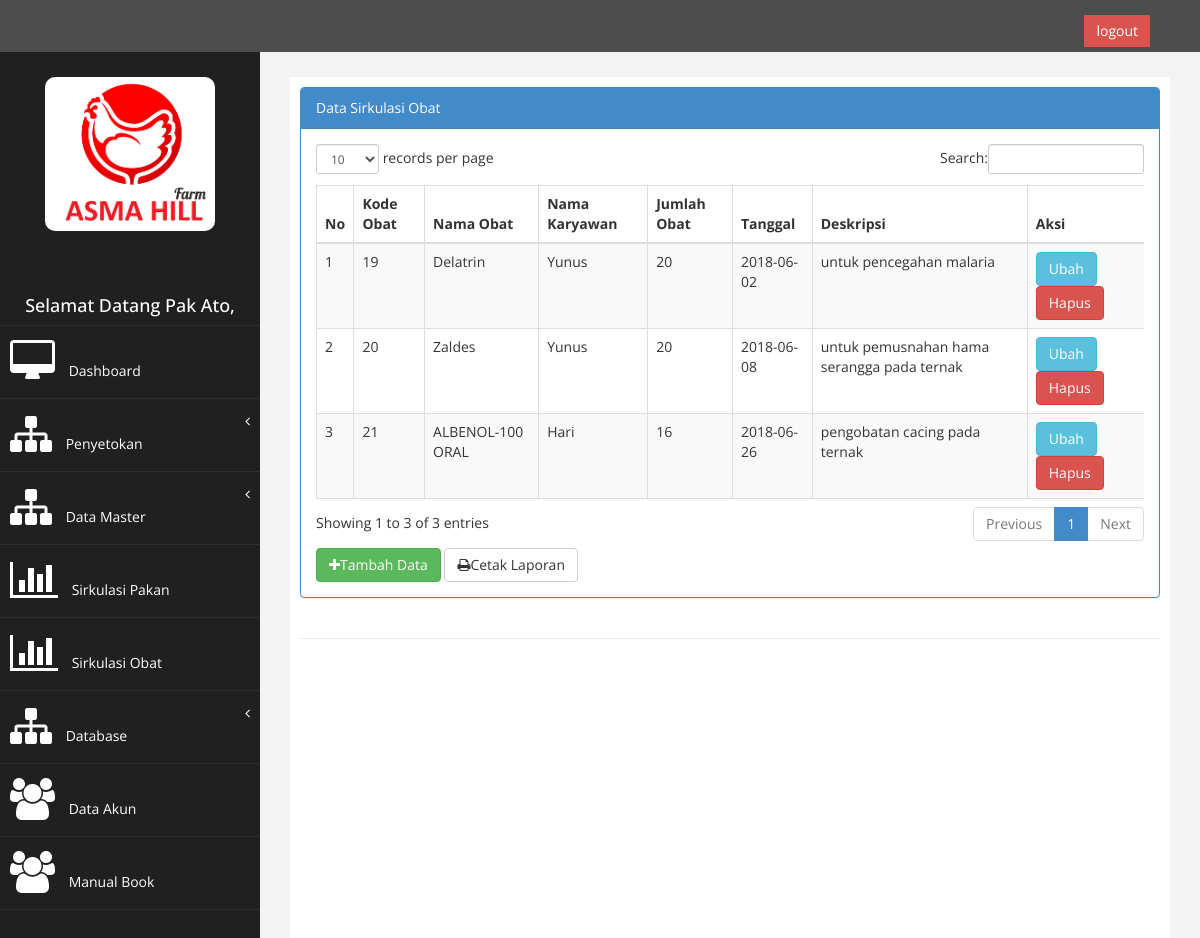
/index.php?page=data_sirkulasi_obat (signed in), run on an earlier commit of the app's database.
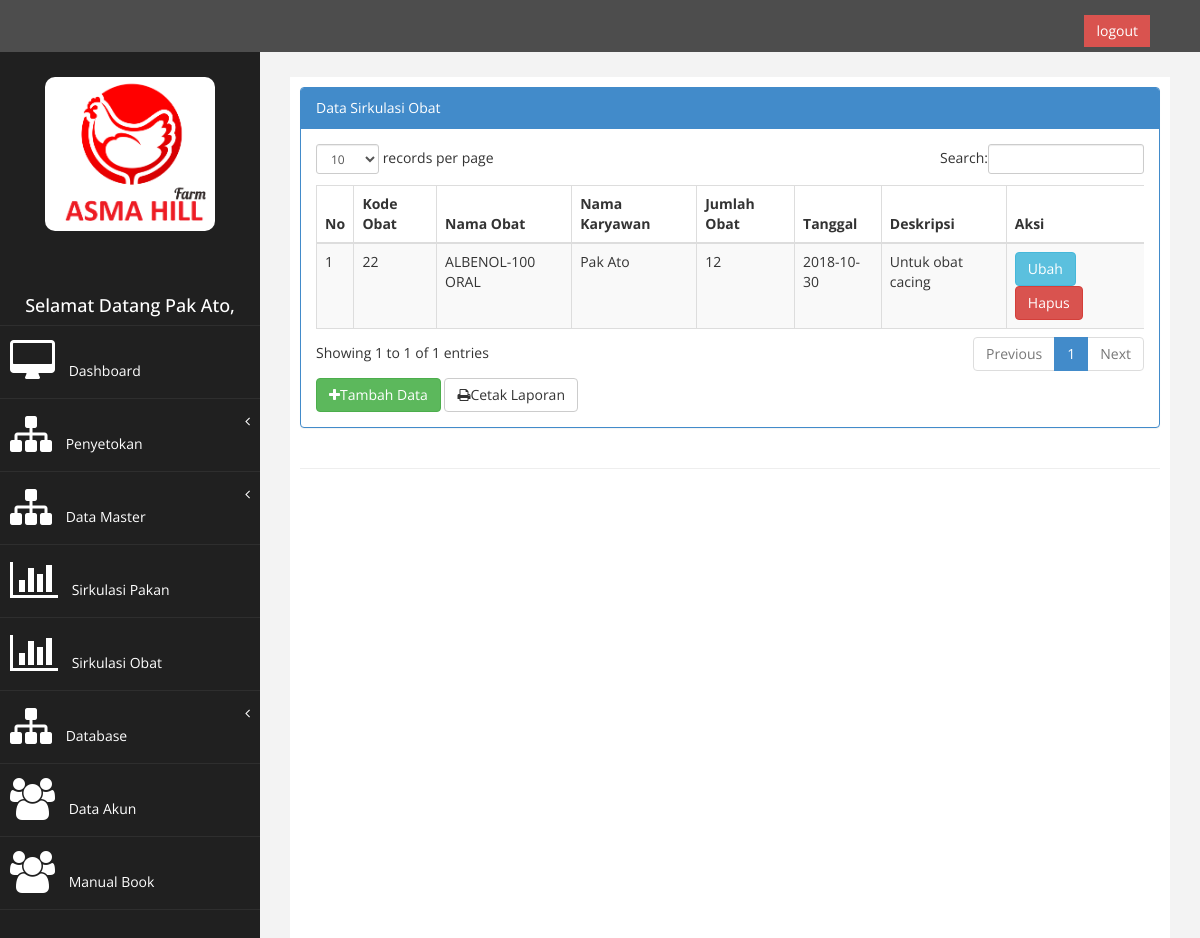
And on a later commit of the database.
### tables this page shows
CREATE TABLE `ts_obat` (
  `kode_obat` int(7) NOT NULL AUTO_INCREMENT,
  `id_obat` int(9) NOT NULL,
  `id_karyawan` int(11) NOT NULL,
  `jml_obat` int(10) NOT NULL,
  `tanggal` date NOT NULL,
  `deskripsi` varchar(100) NOT NULL,
  PRIMARY KEY (`kode_obat`),
  KEY `id_obat` (`id_obat`),
  KEY `id_karyawan` (`id_karyawan`),
  CONSTRAINT `ts_obat_ibfk_1` FOREIGN KEY (`id_karyawan`) REFERENCES `tb_karyawan` (`id_karyawan`) ON DELETE CASCADE ON UPDATE CASCADE,
  CONSTRAINT `ts_obat_ibfk_2` FOREIGN KEY (`id_obat`) REFERENCES `tb_obat` (`id_obat`) ON DELETE CASCADE ON UPDATE CASCADE
);

CREATE TABLE `tb_obat` (
  `id_obat` int(9) NOT NULL AUTO_INCREMENT,
  `nama_obat` varchar(250) NOT NULL,
  `stok` int(11) NOT NULL,
  `id_suplier` int(5) NOT NULL,
  `id_kategori` int(11) NOT NULL,
  `tgl_masuk` date NOT NULL,
  `tgl_kadaluarsa` date NOT NULL,
  `deskripsi` varchar(100) NOT NULL,
  PRIMARY KEY (`id_obat`),
  KEY `id_suplier` (`id_suplier`),
  CONSTRAINT `tb_obat_ibfk_1` FOREIGN KEY (`id_suplier`) REFERENCES `tb_suplier` (`id_suplier`) ON DELETE CASCADE ON UPDATE CASCADE
);

CREATE TABLE `tb_karyawan` (
  `id_karyawan` int(11) NOT NULL AUTO_INCREMENT,
  `nama_karyawan` varchar(250) NOT NULL,
  `alamat_karyawan` varchar(250) NOT NULL,
  `telepon_karyawan` varchar(14) NOT NULL,
  `jabatan_karyawan` varchar(50) NOT NULL,
  PRIMARY KEY (`id_karyawan`)
);

### page/data_sirkulasi_obat/sirkulasi_obat.php (the view)
<div class="row">
                <div class="col-md-12">
                    <div class="panel panel-primary">
                        <div class="panel-heading">
                             Data Sirkulasi Obat
                        </div>
                        <div class="panel-body">
                            <div class="table-responsive">
                                <table class="table table-striped table-bordered table-hover" id="dataTables-example">
                                    <thead>
                                        <tr>
                                            <th>No</th>
                                            <th>Kode Obat</th>
                                            <th>Nama Obat</th>
                                            <th>Nama Karyawan</th>
                                            <th>Jumlah Obat</th>
                                            <th>Tanggal</th>
                                            <th>Deskripsi</th>
                                            <th>Aksi</th>
                                        </tr>
                                    </thead>
                                    <tbody>
                                    <?php
                                    $no = 1;
                                    $sql = $koneksi->query("select ts_obat.kode_obat,ts_obat.id_obat, ts_obat.id_karyawan, ts_obat.jml_obat, ts_obat.tanggal, tb_obat.id_obat, tb_obat.nama_obat, tb_karyawan.id_karyawan, tb_karyawan.nama_karyawan , ts_obat.deskripsi from ts_obat INNER JOIN tb_obat ON ts_obat.id_obat=tb_obat.id_obat INNER JOIN tb_karyawan ON ts_obat.id_karyawan=tb_karyawan.id_karyawan");
                                    while ($data= $sql->fetch_assoc()){
                                    ?>
                                    <tr>
                                    <td><?php echo $no++; ?></td>
                                    <td><?php echo $data['kode_obat']; ?></td>
                                    <td><?php echo $data['nama_obat']; ?></td>
                                    <td><?php echo $data['nama_karyawan']; ?></td>
                                    <td><?php echo $data['jml_obat']; ?></td>
                                    <td><?php echo $data['tanggal']; ?></td>
                                     <td><?php echo $data['deskripsi']; ?></td>
                                    <td>
                                     <a href="?page=data_sirkulasi_obat&aksi=ubah&kode_obat=<?php echo $data['kode_obat'];?>"  class="btn btn-info">Ubah</a>
                                    <a onclick="return confirm('Anda Yakin Akan Menghapus Data Ini?')" href="?page=data_sirkulasi_obat&aksi=hapus&id=<?php echo $data['kode_obat']; ?>" class="btn btn-danger">Hapus</a>
                                    </td>
                                    </tr>
                                    <?php } ?>
                                    </tbody>
                                    </table>
                                    </div>
                                    <a href="?page=data_sirkulasi_obat&aksi=tambah" class="btn btn-success" style="margin-bottom: : 8px";><i class="fa fa-plus"></i>Tambah Data</a>
                                    <a href="?page=data_sirkulasi_obat&aksi=laporan" target="blank" class="btn btn-default" style="margin-bottom: : 8px";><i class="fa fa-print"></i>Cetak Laporan</a>
                                       </div>
                                        </div>
                                         </div>
                                          </div>

### index.php (shortened to what this page needs)
<?php
$koneksi = new mysqli ("localhost","root","","db_peternakan");
?>
<!DOCTYPE html>
<html xmlns="http://www.w3.org/1999/xhtml">
<head>
    <link href="assets/css/bootstrap.css" rel="stylesheet" />
    <link href="assets/css/font-awesome.css" rel="stylesheet" />
    <link href="assets/css/custom.css" rel="stylesheet" />
    <link href="assets/js/dataTables/dataTables.bootstrap.css" rel="stylesheet" />
</head>
<body>
    <div id="wrapper">
        <nav class="navbar navbar-default navbar-cls-top " role="navigation" style="margin-bottom: 0">
  <div style="color: white;
padding: 15px 50px 5px 50px;
float: right;
font-size: 16px;">  &nbsp; <a href="logout.php" class="btn btn-danger square-btn-adjust">logout</a> </div>
        </nav>
                <nav class="navbar-default navbar-side" role="navigation">
            <div class="sidebar-collapse">
                <ul class="nav" id="main-menu">
				<li class="text-center">
                    <img src="assets/img/asmahill.png" class="user-image img-responsive"/><br/>
                   <h4><font color="white">Selamat Datang <?php echo $_SESSION['nama']; ?>,</font></h4>
					</li>
                 <li>
                        <a  href="index.php"> <i class="fa fa-desktop fa-3x"> </i> Dashboard</a>
                    </li>
 <li>
                        <a href="#"><i class="fa fa-sitemap fa-3x"></i> Penyetokan<span class="fa arrow"></span></a>
</li>
                 <li>
                        <a href="#"><i class="fa fa-sitemap fa-3x"></i> Data Master<span class="fa arrow"></span></a>
</li>
                     <li>
                        <a  href="?page=data_sirkulasi"><i class="fa fa-bar-chart-o fa-3x"></i> Sirkulasi Pakan</a>
                    </li>
                    <li>
                        <a  href="?page=data_sirkulasi_obat"><i class="fa fa-bar-chart-o fa-3x"></i> Sirkulasi Obat</a>
                    </li>
                    <li>
                        <a href="#"><i class="fa fa-sitemap fa-3x"></i> Database<span class="fa arrow"></span></a>
</li>
 <li>
                        <a  href="?page=data_akun"><i class="fa fa-users fa-3x"></i> Data Akun</a>
                    </li>
 <li>
                        <a  href="?page=manual_book"><i class="fa fa-users fa-3x"></i> Manual Book</a>
                    </li>
                </ul>
            </div>
        </nav>
        <div id="page-wrapper" >
            <div id="page-inner">
                <div class="row">
                    <div class="col-md-12">
                    <?php error_reporting(0);
                        $page = $_GET['page'];
                        $aksi = $_GET['aksi'];
                        if ($page == "data_suplier") {
                          if ($aksi == ""){
                            include "page/data_suplier/data_suplier.php";
                          }elseif ($aksi == "tambah"){
                            include "page/data_suplier/tambah.php";
                          }elseif ($aksi == "simpan"){
                            include "page/data_suplier/simpan.php";
                          }elseif ($aksi == "ubah"){
                            include "page/data_suplier/ubah.php";
                          }elseif ($aksi == "hapus"){
                            include "page/data_suplier/hapus.php";
                          }elseif ($aksi == "simpan_ubah"){
                            include "page/data_suplier/simpan_ubah.php";
                          }
                            }elseif ($page == "data_sirkulasi_obat"){
                          if ($aksi == ""){
                            include "page/data_sirkulasi_obat/sirkulasi_obat.php";
                          }elseif ($aksi == "tambah"){
                            include "page/data_sirkulasi_obat/tambah.php";
                          }elseif ($aksi == "ubah"){
                            include "page/data_sirkulasi_obat/ubah.php";
                          }elseif ($aksi == "hapus"){
                            include "page/data_sirkulasi_obat/hapus.php";
                          }
                          elseif ($aksi == "simpan_ubah"){
                            include "page/data_sirkulasi_obat/simpan_ubah.php";
                          }
                          elseif ($aksi == "simpan"){
                            include "page/data_sirkulasi_obat/simpan.php";
                          }
                          elseif ($aksi == "laporan"){
                            include "page/data_sirkulasi_obat/laporan.php";
                          }
                }elseif($page=="backup"){
                    include "page/backup/index.php";
                      if ($aksi == "download"){
                            include "page/backup/backup.php";
                          }
                  }
        elseif($page=="restore"){
                    include "page/restore/index.php";
                  }
              elseif($page=="resetdata"){
                   include "page/resetdata/index.php";
                   if ($aksi == "reset"){
                            include "page/resetdata/reset.php";
                          }
                  }
                  elseif($page==""){
                    include "home.php";
                  }
                    ?>
                    </div>
                </div>
                 <hr />
    </div>
            </div>
        </div>
  </body>
</html>

### assets/css/custom.css (style rules this page uses)
body { font-family: 'Open Sans', sans-serif; }
#wrapper { width: 100%; background:#202020; }
#page-wrapper { padding: 15px 15px; min-height: 600px; background:#F3F3F3; }
#page-inner { width:100%; margin:10px 20px 10px 0px; background-color:#fff!important; padding:10px; min-height:1200px; }
.text-center { text-align:center; }
h4 { padding-top:10px; }
.square-btn-adjust { border: 0px solid transparent; -webkit-border-radius: 0px; -moz-border-radius: 0px; border-radius: 0px; }
.user-image { margin: 25px auto; -webkit-border-radius: 10px; -moz-border-radius: 10px; border-radius: 10px; max-height:170px; max-width:170px; }
.arrow { float: right; }
.fa.arrow:before { content: "\f104"; }
.sidebar-collapse , .sidebar-collapse .nav { background:none; }
.sidebar-collapse .nav { padding:0; }
.sidebar-collapse .nav > li > a { color:#fff; background:#202020; text-shadow:none; }
.sidebar-collapse > .nav > li > a { padding:15px 10px; }
.sidebar-collapse > .nav > li { border-bottom: 1px solid rgba(107, 108, 109, 0.19); }
.navbar-side { border:none; background-color: #202020; }
.navbar-cls-top { background:#4D4D4D; border-bottom:none; }
.navbar-default { border:0px solid black; }
.nav > li > a > i { margin-right:10px; }
@media (min-width:768px) { #page-wrapper { margin: 0 0 0 260px; padding: 15px 30px; min-height: 1200px; } }
@media (min-width:768px) { .navbar-side { z-index: 1; position: absolute; width: 260px; } }
@media (min-width:768px) { .navbar { border-radius: 0px; } }

What changed in the data, as far as the page shows it:
removed ts_obat: kode_obat "19", id_obat.nama_obat "Delatrin", id_karyawan.nama_karyawan "Yunus", jml_obat "20", tanggal "2018-06-02", deskripsi "untuk pencegahan malaria"
removed ts_obat: kode_obat "20", id_obat.nama_obat "Zaldes", id_karyawan.nama_karyawan "Yunus", jml_obat "20", tanggal "2018-06-08", deskripsi "untuk pemusnahan hama serangga pada ternak"
removed ts_obat: kode_obat "21", id_obat.nama_obat "ALBENOL-100 ORAL", id_karyawan.nama_karyawan "Hari", jml_obat "16", tanggal "2018-06-26", deskripsi "pengobatan cacing pada ternak"
added ts_obat: kode_obat "22", id_obat.nama_obat "ALBENOL-100 ORAL", id_karyawan.nama_karyawan "Pak Ato", jml_obat "12", tanggal "2018-10-30", deskripsi "Untuk obat cacing"
Also different on the page:
text written by a page script: "records per page Search: Showing 1 to 3 of 3 entries Previous 1 Next" → "records per page Search: Showing 1 to 1 of 1 entries Previous 1 Next"
